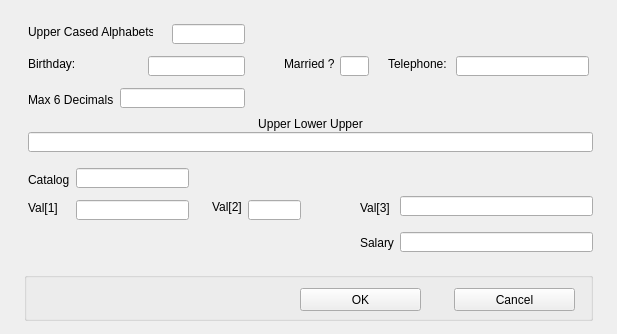
<?xml version="1.0" encoding="UTF-8"?>
<ui version="4.0">
 <class>ValidatorGets</class>
 <widget class="QWidget" name="ValidatorGets">
  <property name="geometry">
   <rect>
    <x>0</x>
    <y>0</y>
    <width>617</width>
    <height>334</height>
   </rect>
  </property>
  <widget class="QLabel" name="label">
   <property name="geometry">
    <rect>
     <x>28</x>
     <y>24</y>
     <width>125</width>
     <height>16</height>
    </rect>
   </property>
   <property name="text">
    <string>Upper Cased Alphabets:</string>
   </property>
  </widget>
  <widget class="QLabel" name="label_2">
   <property name="geometry">
    <rect>
     <x>28</x>
     <y>56</y>
     <width>109</width>
     <height>16</height>
    </rect>
   </property>
   <property name="text">
    <string>Birthday:</string>
   </property>
  </widget>
  <widget class="QLabel" name="label_3">
   <property name="geometry">
    <rect>
     <x>28</x>
     <y>92</y>
     <width>85</width>
     <height>16</height>
    </rect>
   </property>
   <property name="text">
    <string>Max 6 Decimals:</string>
   </property>
  </widget>
  <widget class="QLabel" name="label_4">
   <property name="geometry">
    <rect>
     <x>284</x>
     <y>56</y>
     <width>61</width>
     <height>16</height>
    </rect>
   </property>
   <property name="text">
    <string>Married ?</string>
   </property>
  </widget>
  <widget class="QLabel" name="label_5">
   <property name="geometry">
    <rect>
     <x>388</x>
     <y>56</y>
     <width>69</width>
     <height>16</height>
    </rect>
   </property>
   <property name="text">
    <string>Telephone:</string>
   </property>
  </widget>
  <widget class="QLabel" name="label_6">
   <property name="geometry">
    <rect>
     <x>28</x>
     <y>116</y>
     <width>565</width>
     <height>16</height>
    </rect>
   </property>
   <property name="text">
    <string>Upper Lower Upper</string>
   </property>
   <property name="alignment">
    <set>Qt::AlignCenter</set>
   </property>
  </widget>
  <widget class="QLabel" name="label_7">
   <property name="geometry">
    <rect>
     <x>28</x>
     <y>172</y>
     <width>81</width>
     <height>16</height>
    </rect>
   </property>
   <property name="text">
    <string>Catalog</string>
   </property>
  </widget>
  <widget class="QLabel" name="label_8">
   <property name="geometry">
    <rect>
     <x>28</x>
     <y>200</y>
     <width>57</width>
     <height>16</height>
    </rect>
   </property>
   <property name="text">
    <string>Val[1]</string>
   </property>
  </widget>
  <widget class="QLabel" name="label_9">
   <property name="geometry">
    <rect>
     <x>212</x>
     <y>200</y>
     <width>46</width>
     <height>14</height>
    </rect>
   </property>
   <property name="text">
    <string>Val[2]</string>
   </property>
  </widget>
  <widget class="QLabel" name="label_10">
   <property name="geometry">
    <rect>
     <x>360</x>
     <y>200</y>
     <width>65</width>
     <height>16</height>
    </rect>
   </property>
   <property name="text">
    <string>Val[3]</string>
   </property>
  </widget>
  <widget class="QLineEdit" name="editUpper">
   <property name="geometry">
    <rect>
     <x>172</x>
     <y>24</y>
     <width>73</width>
     <height>20</height>
    </rect>
   </property>
  </widget>
  <widget class="QLineEdit" name="editBDay">
   <property name="geometry">
    <rect>
     <x>148</x>
     <y>56</y>
     <width>97</width>
     <height>20</height>
    </rect>
   </property>
  </widget>
  <widget class="QLineEdit" name="edit6dec">
   <property name="geometry">
    <rect>
     <x>120</x>
     <y>88</y>
     <width>125</width>
     <height>20</height>
    </rect>
   </property>
  </widget>
  <widget class="QLineEdit" name="editULU">
   <property name="geometry">
    <rect>
     <x>28</x>
     <y>132</y>
     <width>565</width>
     <height>20</height>
    </rect>
   </property>
  </widget>
  <widget class="QLineEdit" name="editCata">
   <property name="geometry">
    <rect>
     <x>76</x>
     <y>168</y>
     <width>113</width>
     <height>20</height>
    </rect>
   </property>
  </widget>
  <widget class="QLineEdit" name="editVal1">
   <property name="geometry">
    <rect>
     <x>76</x>
     <y>200</y>
     <width>113</width>
     <height>20</height>
    </rect>
   </property>
  </widget>
  <widget class="QLineEdit" name="editTele">
   <property name="geometry">
    <rect>
     <x>456</x>
     <y>56</y>
     <width>133</width>
     <height>20</height>
    </rect>
   </property>
  </widget>
  <widget class="QLineEdit" name="editMrd">
   <property name="geometry">
    <rect>
     <x>340</x>
     <y>56</y>
     <width>29</width>
     <height>20</height>
    </rect>
   </property>
  </widget>
  <widget class="QLineEdit" name="editVal2">
   <property name="geometry">
    <rect>
     <x>248</x>
     <y>200</y>
     <width>53</width>
     <height>20</height>
    </rect>
   </property>
  </widget>
  <widget class="QLineEdit" name="editVal3">
   <property name="geometry">
    <rect>
     <x>400</x>
     <y>196</y>
     <width>193</width>
     <height>20</height>
    </rect>
   </property>
  </widget>
  <widget class="QLabel" name="label_11">
   <property name="geometry">
    <rect>
     <x>360</x>
     <y>236</y>
     <width>46</width>
     <height>14</height>
    </rect>
   </property>
   <property name="text">
    <string>Salary</string>
   </property>
  </widget>
  <widget class="QGroupBox" name="groupBox">
   <property name="geometry">
    <rect>
     <x>24</x>
     <y>272</y>
     <width>569</width>
     <height>49</height>
    </rect>
   </property>
   <widget class="QPushButton" name="pushButton">
    <property name="geometry">
     <rect>
      <x>276</x>
      <y>16</y>
      <width>121</width>
      <height>23</height>
     </rect>
    </property>
    <property name="text">
     <string>OK</string>
    </property>
   </widget>
   <widget class="QPushButton" name="pushButton_2">
    <property name="geometry">
     <rect>
      <x>430</x>
      <y>16</y>
      <width>121</width>
      <height>23</height>
     </rect>
    </property>
    <property name="text">
     <string>Cancel</string>
    </property>
   </widget>
  </widget>
  <widget class="QLineEdit" name="editSalary">
   <property name="geometry">
    <rect>
     <x>400</x>
     <y>232</y>
     <width>193</width>
     <height>20</height>
    </rect>
   </property>
  </widget>
 </widget>
 <resources/>
 <connections/>
</ui>
